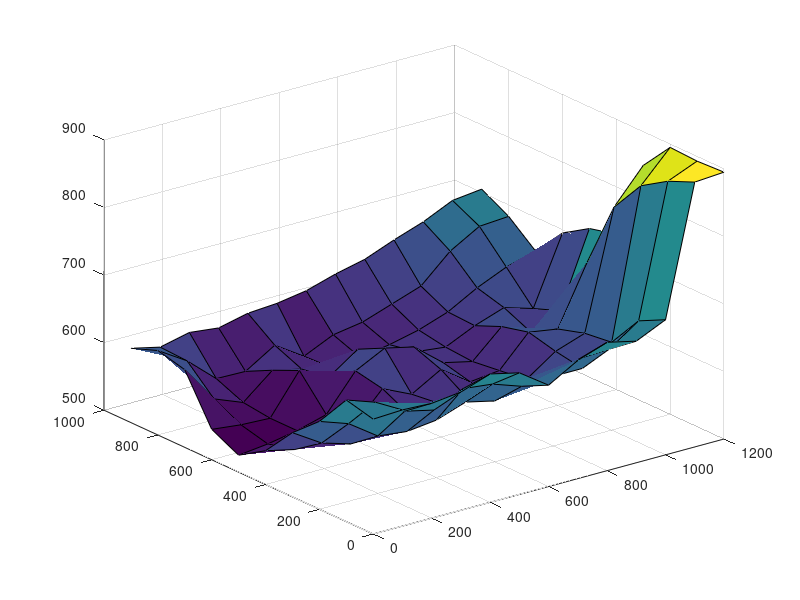

The MATLAB script that drew this image:
% Array giving the altitude (in meters) of points from a regular grid
% with a cell size of 100m:
% - x goes from 0 to (13-1)*100 meters
% - y goes from 0 to (10-1)*100 meters
%
% In order to preview this terrain, just run:
% > surf(0:100:(13-1)*100,0:100:(10-1)*100, terrain);

terrain = [
	  670   672   670   675   690   680   650   675   690   680   700   892   895;
      680   665   640   630   650   645   630   628   648   650   680   875   893;
      630   615   585   580   585   600   590   610   603   603   630   850   895;
      595   568   555   560   575   580   575   570   580   610   625   800   850;
      550   540   538   550   595   575   600   570   575   620   613   700   730;
      525   530   538   550   603   625   615   580   570   610   590   610   720;
      545   540   538   597   575   605   593   578   573   593   608   595   695;
      615   560   543   579   569   560   563   570   580   595   619   638   650;
      625   598   560   559   586   558   578   585   600   615   655   680   683;
      610   600   610   605   615   618   625   638   648   665   680   700   705
];

surf(0:100:(13-1)*100, 0:100:(10-1)*100, terrain);